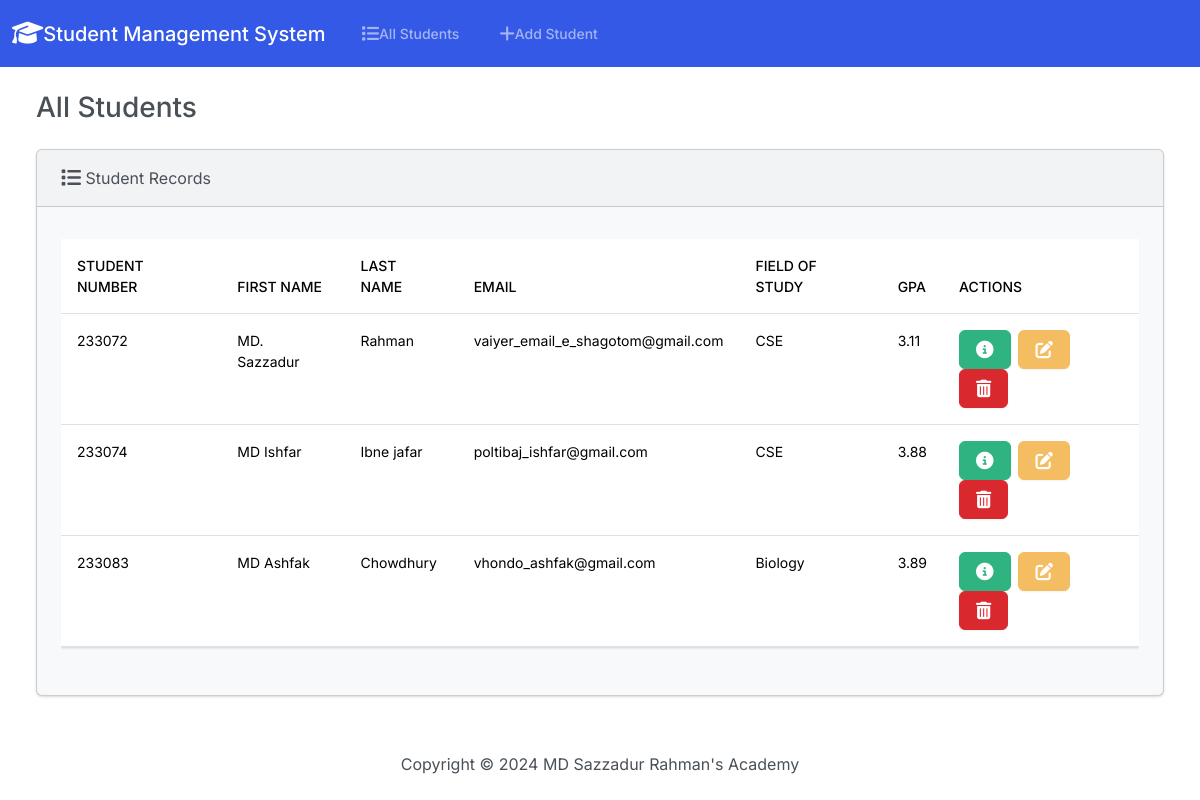
The page / on the database its author committed.
### students/models.py (models this page shows, shortened)
class Student(models.Model):
    student_number = models.PositiveIntegerField()
    first_name = models.CharField(max_length=50)
    last_name = models.CharField(max_length=50)
    email = models.EmailField(max_length=100)
    field_of_study = models.CharField(max_length=50)
    gpa = models.FloatField()

### students/views.py (the view)
# urls.py: path('', views.index,name='index'),
def index(request):
    return render(request, 'students/index.html',{
        'students': Student.objects.all()
    })

### students/templates/students/index.html (shortened to what this page needs)
{% extends "students/base.html" %}
{% block body %}
            <h3 class="m-4">All Students</h3>
            <div class="row">
            <div class="col-12">
            {% if students %}
            <div class="card bg-light ms-4 me-4 mb-4">
  <div class="card-header">
  <i class="fa-solid fa-list fa-lg"></i> Student Records
  </div>
  <div class="card-body">
    <p class="card-text">
    <div class="table-responsive">
    <table class="table table-hover">
  <thead>
    <tr>
      <th scope="col">Student Number</th>
      <th scope="col">First Name</th>
      <th scope="col">Last Name</th>
      <th scope="col">Email</th>
      <th scope="col">Field Of Study</th>
      <th scope="col">GPA</th>
      <th scope="col">Actions</th>
    </tr>
  </thead>
  <tbody>
  {% for student in students %}
  <tr>
  <td>{{ student.student_number }}</td>
  <td>{{ student.first_name }}</td>
  <td>{{ student.last_name }}</td>
  <td>{{ student.email }}</td>
  <td>{{ student.field_of_study }}</td>
  <td>{{ student.gpa }}</td>
  <td>
  <button type="button" class="btn btn-success me-1" href="{% url 'view_student' student.id %}" data-bs-toggle="modal" data-bs-target="#myModal{{student.id}}"></button>
<a class="btn btn-warning me-1" href="{% url 'edit' student.id %}">
</a>
<button type="button" class="btn btn-danger" data-bs-toggle="modal" data-bs-target="#delete{{student.id}}">
</button>
  </td>
  </tr>
  {% endfor %}
  </tbody>
</table>
    </div>
    </p>
  </div>
</div>
            {% else %}
            <h5 class="alert alert-primary ms-4 me-4">No Student Records</h5>
            {% endif %}
            </div>
            </div>
{% endblock %}

### students/templates/students/base.html (shortened to what this page needs)
{% load static %}
<!DOCTYPE html>
<html lang="en">
    <head>
        <link rel="stylesheet" href="https://cdnjs.cloudflare.com/ajax/libs/font-awesome/6.7.1/css/all.min.css">
        <link href="{% static 'css/bootstrap.min.css' %}" rel="stylesheet">
        <body class="d-flex flex-column min-vh-100">
            <nav class="navbar navbar-expand-lg bg-primary" data-bs-theme="dark">
  <div class="container-fluid">
    <a class="navbar-brand" href="{% url 'index' %}"><i class="fa-solid fa-graduation-cap fa-lg"></i>Student Management System</a>
    <div class="collapse navbar-collapse" id="navbarColor01">
      <ul class="navbar-nav me-auto">
        <li class="nav-item">
          <a class="nav-link" href="{% url 'index' %}">All Students</a>
        </li>
        <li class="nav-item">
          <a class="nav-link" href="{% url 'add' %}">Add Student</a>
        </li>
      </ul>
    </div>
  </div>
</nav>
            <div class="container-fluid">
            {% block body %}
            {% endblock %}
            </div>
            <footer class="mt-auto mb-4">
            <div class="text-center">
            <span>
            Copyright &copy; <script>document.write(new Date().getFullYear())</script> MD Sazzadur Rahman's Academy
            </span>
            </div>
            </footer>
        </body>
    </head>
</html>

### rows shown on the page
Student: student_number "233072", first_name "MD. Sazzadur", last_name "Rahman", email "vaiyer_email_e_shagotom@gmail.com", field_of_study "CSE", gpa "3.11"
Student: student_number "233074", first_name "MD Ishfar", last_name "Ibne jafar", email "poltibaj_ishfar@gmail.com", field_of_study "CSE", gpa "3.88"
Student: student_number "233083", first_name "MD Ashfak", last_name "Chowdhury", email "vhondo_ashfak@gmail.com", field_of_study "Biology", gpa "3.89"
